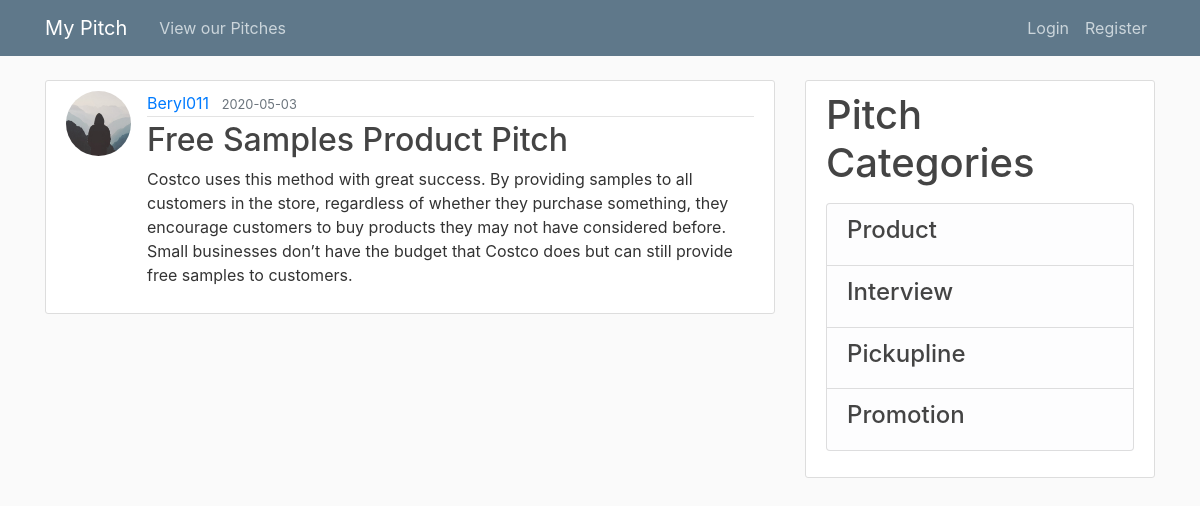
The page /post/3 on the database as committed earlier.
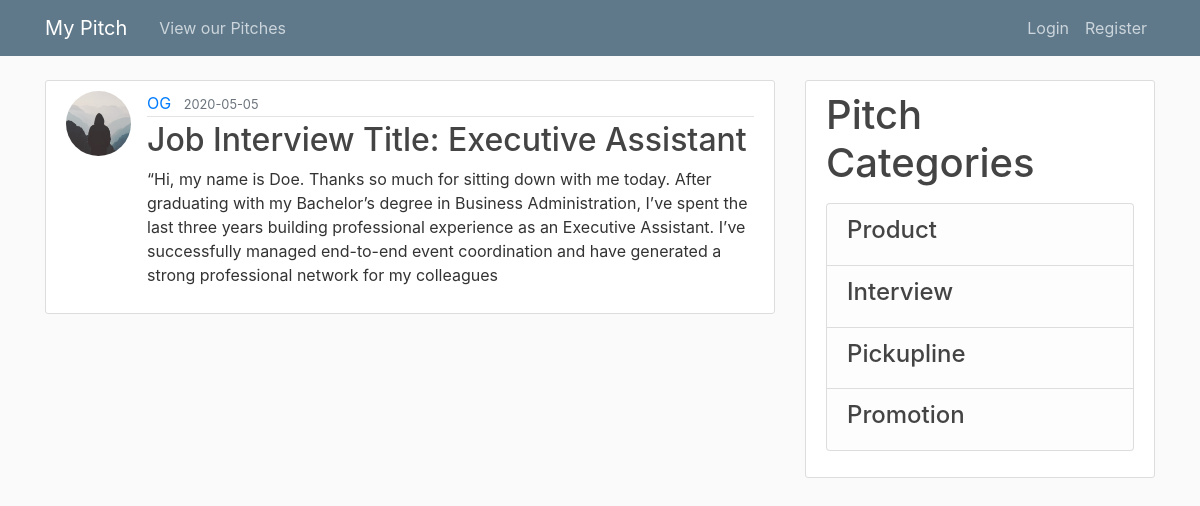
The same page on the database as committed later.
### app/models.py (models this page shows, shortened)
class User(db.Model, UserMixin):
    id = db.Column(db.Integer, primary_key=True)
    username = db.Column(db.String(20), unique=True, nullable=False)
    email = db.Column(db.String(120), unique=True, nullable=False)
    image_file = db.Column(db.String(20), nullable=False, default='default.jpg')
    password = db.Column(db.String(60), nullable=False)
    posts = db.relationship('Post', backref='author', lazy=True)

class Post(db.Model):
    id = db.Column(db.Integer, primary_key=True)
    title = db.Column(db.String(100), nullable=False)
    date = db.Column(db.DateTime, nullable=False, default=datetime.utcnow)
    content = db.Column(db.Text, nullable=False)
    user_id = db.Column(db.Integer, db.ForeignKey('user.id'), nullable=False)

### app/routes.py (the view)
@app.route("/post/<int:post_id>")
def post(post_id):
    post = Post.query.get_or_404(post_id)
    return render_template('pitch.html', title=post.title, post=post)

### app/templates/pitch.html (shortened to what this page needs)
{% extends "base.html" %}
{% block content %}
<article class="media content-section">
  <img class="rounded-circle article-img"
    src="{{ url_for('static', filename='profile_pics/' + post.author.image_file) }}">
  <div class="media-body">
    <div class="article-metadata">
      <a class="mr-2" href="{{ url_for('user_posts', username=post.author.username) }}">{{ post.author.username }}</a>
      <small class="text-muted">{{ post.date.strftime('%Y-%m-%d') }}</small>
    </div>
    <h2 class="article-title">{{ post.title }}</h2>
    <p class="article-content">{{ post.content }}</p>
  </div>
</article>
{% endblock content %}

Rows that differ between the two databases and show on the page:
no longer on this page (row edited): User: image_file (placeholder picture), author.username "Beryl011"
now on this page (row edited): User: image_file (placeholder picture), author.username "OG"
changed Post: date "2020-05-03" → "2020-05-05"; title "Free Samples Product Pitch" → "Job Interview Title: Executive Assistant"; content "Costco uses this method with great success. By providing samples to all customers in the store, regardless of whether they purchase something, they encourage customers to buy products they may not have considered before. Small businesses don’t have the budget that Costco does but can still provide free samples to customers." → "“Hi, my name is Doe. Thanks so much for sitting down with me today. After graduating with my Bachelor’s degree in Business Administration, I’ve spent the last three years building professional experience as an Executive Assistant. I’ve successfully managed end-to-end event coordination and have generated a strong professional network for my colleagues"
